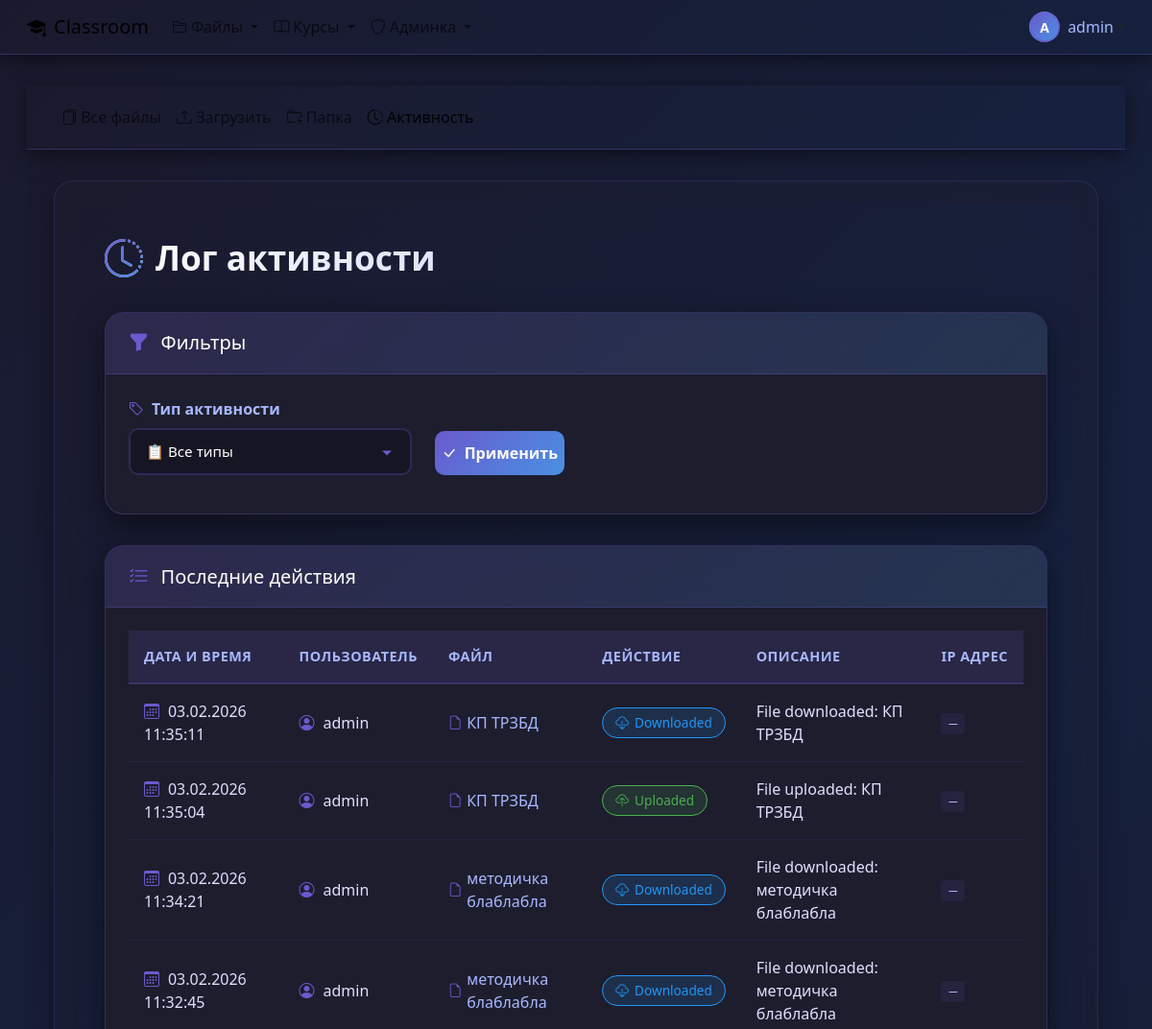
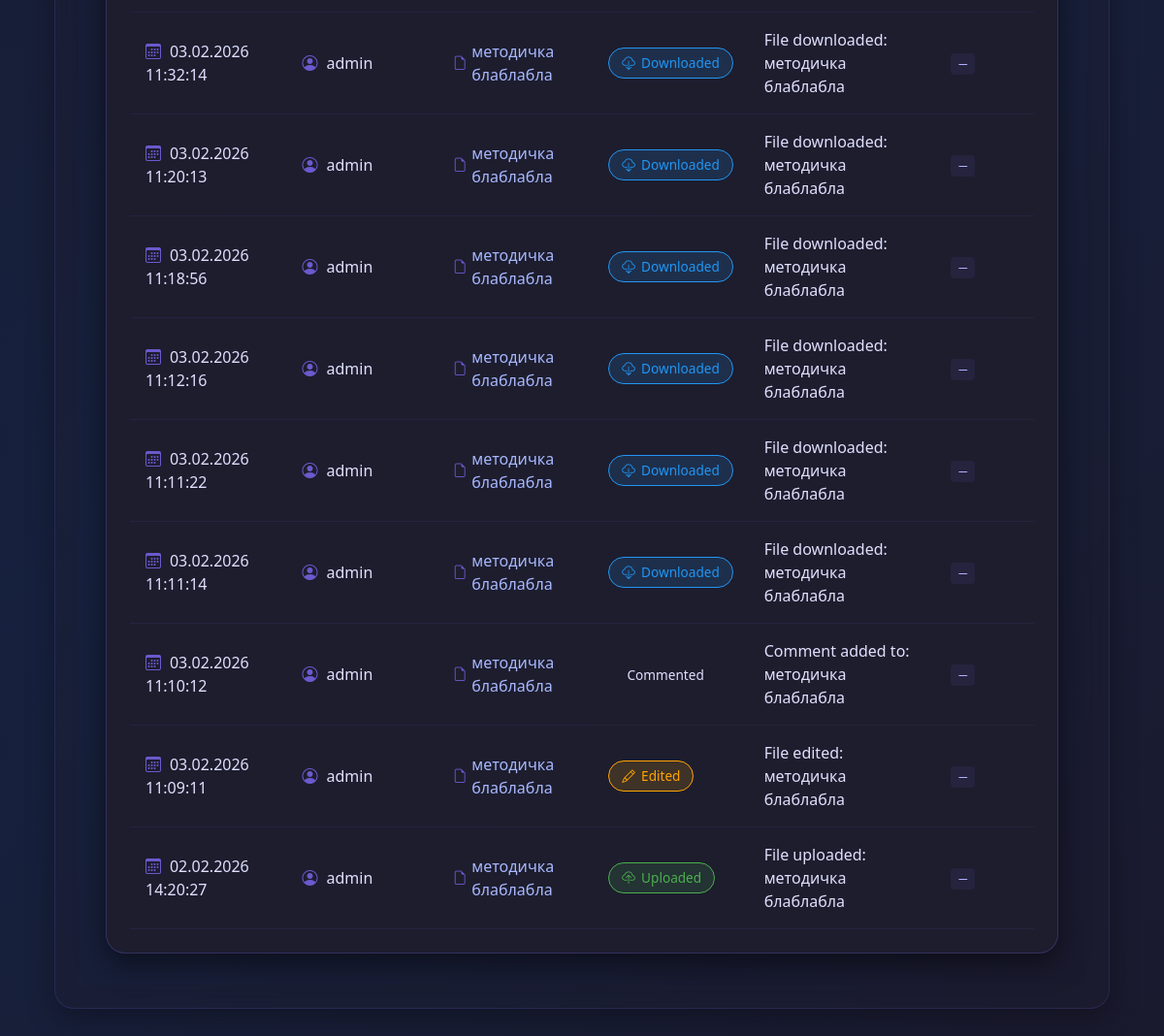
The page /files/activity/ (signed in) on the database as committed earlier (2 pictures, top to bottom).
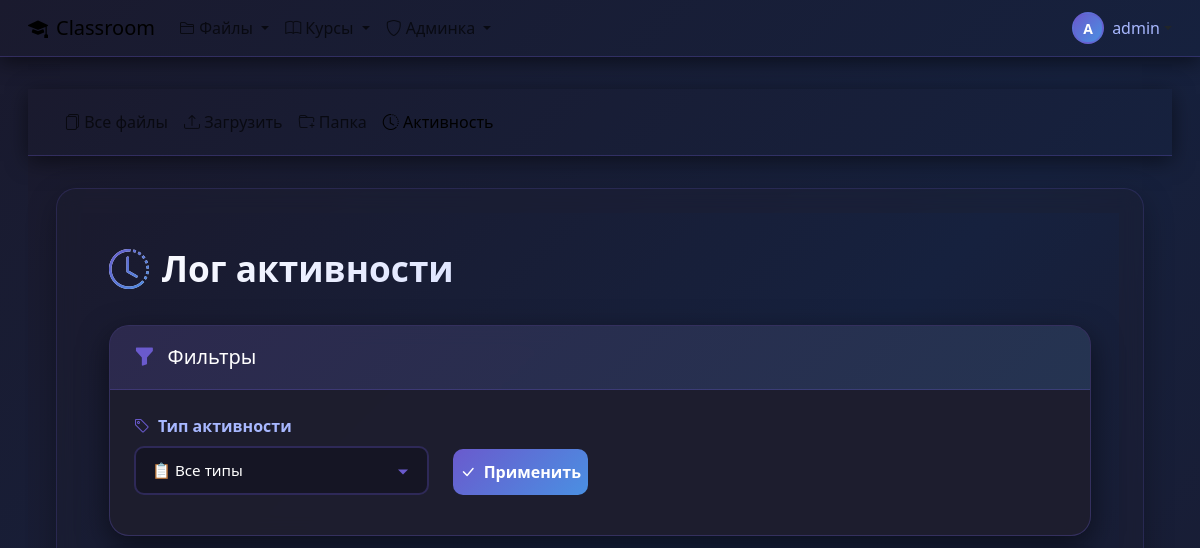
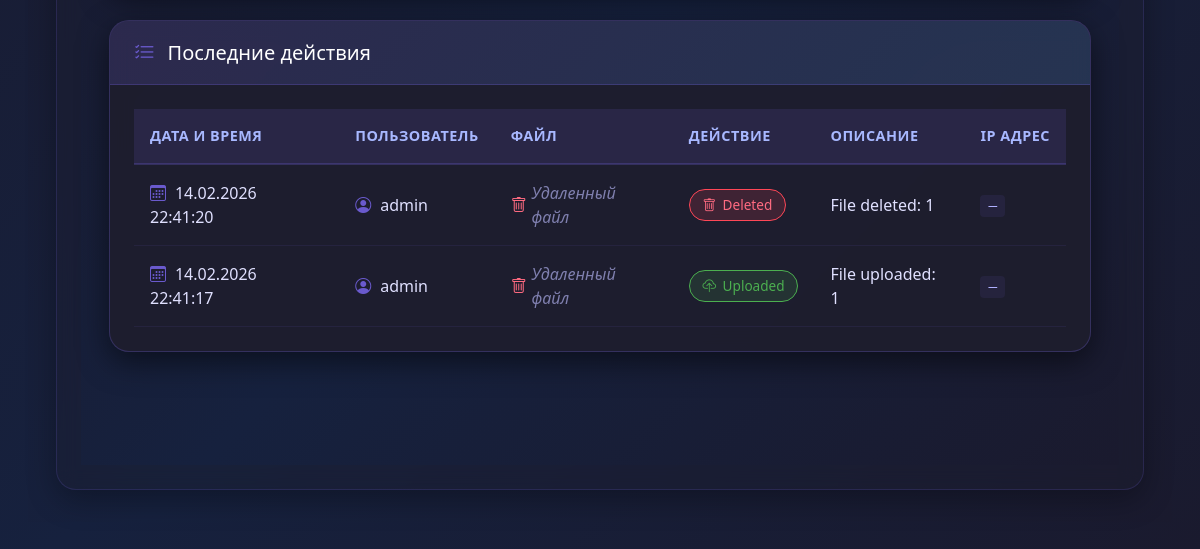
The same page on the database as committed later (2 pictures, top to bottom).
### file_manager/models.py (models this page shows, shortened)
class FileActivity(models.Model ):
    ACTIVITY_TYPES =[
   ('upload','Uploaded'),
   ('download','Downloaded'),
   ('view','Viewed'),
   ('edit','Edited'),
   ('delete','Deleted'),
   ('share','Shared'),
   ('comment','Commented'),
   ('version_create','Created new version'),
   ('favorite_add','Added to favorites'),
   ('favorite_remove','Removed from favorites'),
    ]
    file =models.ForeignKey(
    File ,
    on_delete =models.SET_NULL ,
    null =True ,
    blank =True ,
    related_name ='activities'
    )
    user =models.ForeignKey(
    User ,
    on_delete =models.CASCADE ,
    related_name ='file_activities'
    )
    activity_type =models.CharField(max_length =20 ,choices =ACTIVITY_TYPES )
    description =models.TextField(blank =True )
    created_at =models.DateTimeField(auto_now_add =True )
    ip_address =models.GenericIPAddressField(null =True ,blank =True )
    class Meta :
        ordering =['-created_at']
        verbose_name ='Активность с файлом'
        verbose_name_plural ='Активность с файлами'
        indexes =[
        models.Index(fields =['user','-created_at']),
        models.Index(fields =['activity_type','-created_at']),
        ]

class File(models.Model ):
    FILE_TYPE_CHOICES =[
   ('pdf','PDF Document'),
   ('txt','Text File'),
   ('docx','Word Document'),
   ('xlsx','Excel Spreadsheet'),
   ('pptx','PowerPoint Presentation'),
   ('jpg','JPEG Image'),
   ('png','PNG Image'),
   ('mp4','Video MP4'),
   ('mp3','Audio MP3'),
   ('zip','Archive ZIP'),
   ('other','Other'),
    ]
    VISIBILITY_CHOICES =[
   ('private','Private - Только я'),
   ('shared','Shared - С определенными пользователями'),
   ('public','Public - Все пользователи'),
    ]
    title =models.CharField(max_length =255 )
    description =models.TextField(blank =True )
    file =models.FileField(upload_to =file_upload_path )
    file_type =models.CharField(max_length =10 ,choices =FILE_TYPE_CHOICES ,default ='other')
    file_size =models.BigIntegerField(default =0 )
    uploaded_by =models.ForeignKey(
    User ,
    on_delete =models.CASCADE ,
    related_name ='uploaded_files'
    )
    uploaded_at =models.DateTimeField(auto_now_add =True )
    updated_at =models.DateTimeField(auto_now =True )
    version =models.IntegerField(default =1 )
    category =models.ForeignKey(
    FileCategory ,
    on_delete =models.SET_NULL ,
    null =True ,
    blank =True ,
    related_name ='files'
    )
    tags =models.ManyToManyField(Tag ,blank =True ,related_name ='files')
    folder =models.ForeignKey(
    'self',
    on_delete =models.CASCADE ,
    null =True ,
    blank =True ,
    related_name ='subfiles',
    limit_choices_to ={'is_folder':True }
    )
    is_folder =models.BooleanField(default =False )
    visibility =models.CharField(
    max_length =10 ,
    choices =VISIBILITY_CHOICES ,
    default ='private'
    )
    shared_with =models.ManyToManyField(
    User ,
    blank =True ,
    related_name ='shared_files'
    )
    extracted_text =models.TextField(blank =True ,null =True )
    has_preview =models.BooleanField(default =False )
    favorite =models.ManyToManyField(
    User ,
    blank =True ,
    related_name ='favorite_files'
    )
    download_count =models.IntegerField(default =0 )
    class Meta :
        ordering =['-uploaded_at']
        verbose_name ='Файл'
        verbose_name_plural ='Файлы'
        indexes =[
        models.Index(fields =['uploaded_by','-uploaded_at']),
        models.Index(fields =['file_type']),
        models.Index(fields =['visibility']),
        models.Index(fields =['extracted_text']),
        ]

### file_manager/views.py (the view)
# urls.py: path('activity/',views.activity_log ,name ='activity_log'),
@login_required
def activity_log(request ):
    activities =FileActivity.objects.filter(user =request.user ).select_related('file','user')
    activity_type =request.GET.get('activity_type')
    if activity_type :
        activities =activities.filter(activity_type =activity_type )
    paginator =Paginator(activities ,20 )
    page_number =request.GET.get('page')
    page_obj =paginator.get_page(page_number )
    context ={
    'page_obj':page_obj ,
    'activity_types':FileActivity.ACTIVITY_TYPES ,
    'selected_activity_type':activity_type ,
    }
    return render(request ,'file_manager/activity_log.html',context )

### templates/file_manager/activity_log.html (shortened to what this page needs)
{% extends "file_manager/base_files.html" %}
{% block files_content %}
<div class="dark-theme-log">
    <div class="container">
        <div class="page-header">
            <h1 class="page-title">
                <i class="bi bi-clock-history"></i>
                Лог активности
            </h1>
        </div>
        <div class="row">
            <div class="col-lg-12">
                <div class="filters-card">
                    <div class="card-header-custom">
                        <h5>
                            <i class="bi bi-funnel-fill"></i>
                            Фильтры
                        </h5>
                    </div>
                    <div class="card-body-custom">
                        <form method="get" class="row">
                            <div class="col-md-4 mb-3">
                                <label for="activity_type" class="filter-label">
                                    <i class="bi bi-tag"></i>
                                    Тип активности
                                </label>
                                <select name="activity_type" id="activity_type" class="custom-select">
                                    <option value="">📋 Все типы</option>
                                </select>
                            </div>
                            <div class="col-md-2 mb-3 d-flex align-items-end">
                                <button type="submit" class="btn-apply">
                                    <i class="bi bi-check-lg"></i>
                                    Применить
                                </button>
                            </div>
                        </form>
                    </div>
                </div>
                <div class="log-card">
                    <div class="card-header-custom">
                        <h5>
                            <i class="bi bi-list-check"></i>
                            Последние действия
                        </h5>
                    </div>
                    <div class="card-body-custom">
                        {% if page_obj %}
                        <div class="table-responsive">
                            <table class="log-table">
                                <thead>
                                    <tr>
                                        <th>Дата и время</th>
                                        <th>Пользователь</th>
                                        <th>Файл</th>
                                        <th>Действие</th>
                                        <th>Описание</th>
                                        <th>IP адрес</th>
                                    </tr>
                                </thead>
                                <tbody>
                                    {% for activity in page_obj %}
                                    <tr>
                                        <td data-label="Дата и время">
                                            <i class="bi bi-calendar3" style="color: #6a5acd; margin-right: 0.3rem;"></i>
                                            {{ activity.created_at|date:"d.m.Y H:i:s" }}
                                        </td>
                                        <td data-label="Пользователь">
                                            <i class="bi bi-person-circle" style="color: #6a5acd; margin-right: 0.3rem;"></i>
                                            {{ activity.user.username }}
                                        </td>
                                        <td data-label="Файл">
                                            {% if activity.file %}
                                            <a href="{% url 'file_manager:file_detail' activity.file.id %}" class="file-link">
                                                <i class="bi bi-file-earmark"></i>
                                                {{ activity.file.title }}
                                            </a>
                                            {% else %}
                                            <span class="deleted-file">
                                                <i class="bi bi-trash"></i>
                                                Удаленный файл
                                            </span>
                                            {% endif %}
                                        </td>
                                        <td data-label="Действие">
                                            {% with type=activity.activity_type %}
                                            <span class="activity-badge
                                                {% if type == 'upload' %}badge-upload
                                                {% elif type == 'download' %}badge-download
                                                {% elif type == 'delete' %}badge-delete
                                                {% elif type == 'edit' %}badge-edit
                                                {% elif type == 'view' %}badge-view
                                                {% elif type == 'share' %}badge-share
                                                {% endif %}">
                                                <i class="bi
                                                    {% if type == 'upload' %}bi-cloud-upload
                                                    {% elif type == 'download' %}bi-cloud-download
                                                    {% elif type == 'delete' %}bi-trash
                                                    {% elif type == 'edit' %}bi-pencil
                                                    {% elif type == 'view' %}bi-eye
                                                    {% elif type == 'share' %}bi-share
                                                    {% endif %}">
                                                </i>
                                                {{ activity.get_activity_type_display }}
                                            </span>
                                            {% endwith %}
                                        </td>
                                        <td data-label="Описание">{{ activity.description }}</td>
                                        <td data-label="IP адрес">
                                            <span class="ip-address">{{ activity.ip_address|default:"—" }}</span>
                                        </td>
                                    </tr>
                                    {% endfor %}
                                </tbody>
                            </table>
                        </div>
                        {% else %}
                        <div class="empty-state">
                            <i class="bi bi-inbox"></i>
                            <p>Нет записей в логе</p>
                        </div>
                        {% endif %}
                    </div>
                </div>
            </div>
        </div>
    </div>
</div>
{% endblock %}

### templates/file_manager/base_files.html (shortened to what this page needs)
{% extends "base.html" %}
{% block content %}
<nav class="navbar navbar-expand-lg file-nav">
    <div class="container-fluid">
        <div class="collapse navbar-collapse" id="fileNavbar">
            <div class="navbar-nav">
                <a class="nav-link {% if request.resolver_match.url_name == 'file_list' %}active{% endif %}"
                   href="{% url 'file_manager:file_list' %}">
                    <i class="bi bi-files"></i>
                    <span>Все файлы</span>
                </a>
                <a class="nav-link {% if request.resolver_match.url_name == 'file_upload' %}active{% endif %}"
                   href="{% url 'file_manager:file_upload' %}">
                    <i class="bi bi-upload"></i>
                    <span>Загрузить</span>
                </a>
                <a class="nav-link {% if request.resolver_match.url_name == 'folder_create' %}active{% endif %}"
                   href="{% url 'file_manager:folder_create' %}">
                    <i class="bi bi-folder-plus"></i>
                    <span>Папка</span>
                </a>
                <a class="nav-link {% if request.resolver_match.url_name == 'activity_log' %}active{% endif %}"
                   href="{% url 'file_manager:activity_log' %}">
                    <i class="bi bi-clock-history"></i>
                    <span>Активность</span>
                </a>
            </div>
        </div>
    </div>
</nav>
<div class="file-main-content">
    <div class="container-fluid">
        <div class="row">
            <div class="col-12">
                <div class="file-content-container">
                    {% block files_content %}{% endblock %}
                </div>
            </div>
        </div>
    </div>
</div>
{% endblock %}

### templates/base.html (shortened to what this page needs)
<!DOCTYPE html>
<html lang="ru">
<head>
    <link href="https://cdn.jsdelivr.net/npm/bootstrap@5.3.0/dist/css/bootstrap.min.css" rel="stylesheet">
    <link rel="stylesheet" href="https://cdn.jsdelivr.net/npm/bootstrap-icons@1.10.0/font/bootstrap-icons.css">
</head>
<body>
    <nav class="navbar navbar-expand-lg dark-navbar">
        <div class="container-fluid">
            <a class="navbar-brand d-flex align-items-center" href="{% url 'file_manager:file_list' %}">
                <i class="bi bi-mortarboard-fill me-2"></i>
                Classroom
            </a>
            <div class="collapse navbar-collapse" id="navbarNav">
                <ul class="navbar-nav me-auto">
                    <li class="nav-item dropdown">
                        <a class="nav-link dropdown-toggle" href="#" role="button" data-bs-toggle="dropdown">
                            <i class="bi bi-folder2"></i> Файлы
                        </a>
                    </li>
                    <li class="nav-item dropdown">
                        <a class="nav-link dropdown-toggle" href="#" role="button" data-bs-toggle="dropdown">
                            <i class="bi bi-book"></i> Курсы
                        </a>
                    </li>
                    {% if user.is_authenticated and user.is_staff or user.is_superuser %}
                    <li class="nav-item dropdown">
                        <a class="nav-link dropdown-toggle" href="#" role="button" data-bs-toggle="dropdown">
                            <i class="bi bi-shield"></i> Админка
                        </a>
                    </li>
                    {% endif %}
                </ul>
                <div class="d-flex align-items-center">
                    {% if user.is_authenticated %}
                    <div class="dropdown">
                        <a class="nav-link dropdown-toggle d-flex align-items-center" href="#" role="button" data-bs-toggle="dropdown">
                            <div class="user-avatar rounded-circle d-flex align-items-center justify-content-center" style="width: 32px; height: 32px; font-size: 0.875rem;">
                                {{ user.username|slice:":1"|upper }}
                            </div>
                            <span class="ms-2 d-none d-md-inline username-text">{{ user.username }}</span>
                        </a>
                    </div>
                    {% else %}
                    <a class="nav-link" href="{% url 'classroom_core:login' %}">
                        <i class="bi bi-box-arrow-in-right me-1"></i> Войти
                    </a>
                    {% endif %}
                </div>
            </div>
        </div>
    </nav>
    <div class="main-content">
        <div class="container-fluid">
            {% block content %}{% endblock %}
        </div>
    </div>
</body>
</html>

Rows that differ between the two databases and show on the page:
removed FileActivity: created_at "03.02.2026 11:35:11", user.username "admin", file "КП ТРЗБД", activity_type "Downloaded", description "File downloaded: КП ТРЗБД", ip_address "—"
removed FileActivity: created_at "03.02.2026 11:35:04", user.username "admin", file "КП ТРЗБД", activity_type "Uploaded", description "File uploaded: КП ТРЗБД", ip_address "—"
removed FileActivity: created_at "03.02.2026 11:34:21", user.username "admin", file "методичка блаблабла", activity_type "Downloaded", description "File downloaded: методичка блаблабла", ip_address "—"
removed FileActivity: created_at "03.02.2026 11:32:45", user.username "admin", file "методичка блаблабла", activity_type "Downloaded", description "File downloaded: методичка блаблабла", ip_address "—"
removed FileActivity: created_at "03.02.2026 11:32:14", user.username "admin", file "методичка блаблабла", activity_type "Downloaded", description "File downloaded: методичка блаблабла", ip_address "—"
removed FileActivity: created_at "03.02.2026 11:20:13", user.username "admin", file "методичка блаблабла", activity_type "Downloaded", description "File downloaded: методичка блаблабла", ip_address "—"
removed FileActivity: created_at "03.02.2026 11:18:56", user.username "admin", file "методичка блаблабла", activity_type "Downloaded", description "File downloaded: методичка блаблабла", ip_address "—"
removed FileActivity: created_at "03.02.2026 11:12:16", user.username "admin", file "методичка блаблабла", activity_type "Downloaded", description "File downloaded: методичка блаблабла", ip_address "—"
removed FileActivity: created_at "03.02.2026 11:11:22", user.username "admin", file "методичка блаблабла", activity_type "Downloaded", description "File downloaded: методичка блаблабла", ip_address "—"
removed FileActivity: created_at "03.02.2026 11:11:14", user.username "admin", file "методичка блаблабла", activity_type "Downloaded", description "File downloaded: методичка блаблабла", ip_address "—"
removed FileActivity: created_at "03.02.2026 11:10:12", user.username "admin", file "методичка блаблабла", activity_type "Commented", description "Comment added to: методичка блаблабла", ip_address "—"
removed FileActivity: created_at "03.02.2026 11:09:11", user.username "admin", file "методичка блаблабла", activity_type "Edited", description "File edited: методичка блаблабла", ip_address "—"
added FileActivity: created_at "14.02.2026 22:41:20", user.username "admin", shows "Удаленный файл", activity_type "Deleted", description "File deleted: 1", ip_address "—"
changed FileActivity "Uploaded": created_at "02.02.2026 14:20:27" → "14.02.2026 22:41:17"; description "File uploaded: методичка блаблабла" → "File uploaded: 1"; file "методичка блаблабла" → (not shown); now shows "Удаленный файл"
